Frame 1 (no input): blank canvas, image omitted
Frame 60 (the mouse pressed at the canvas centre just before this capture): blank canvas, image omitted
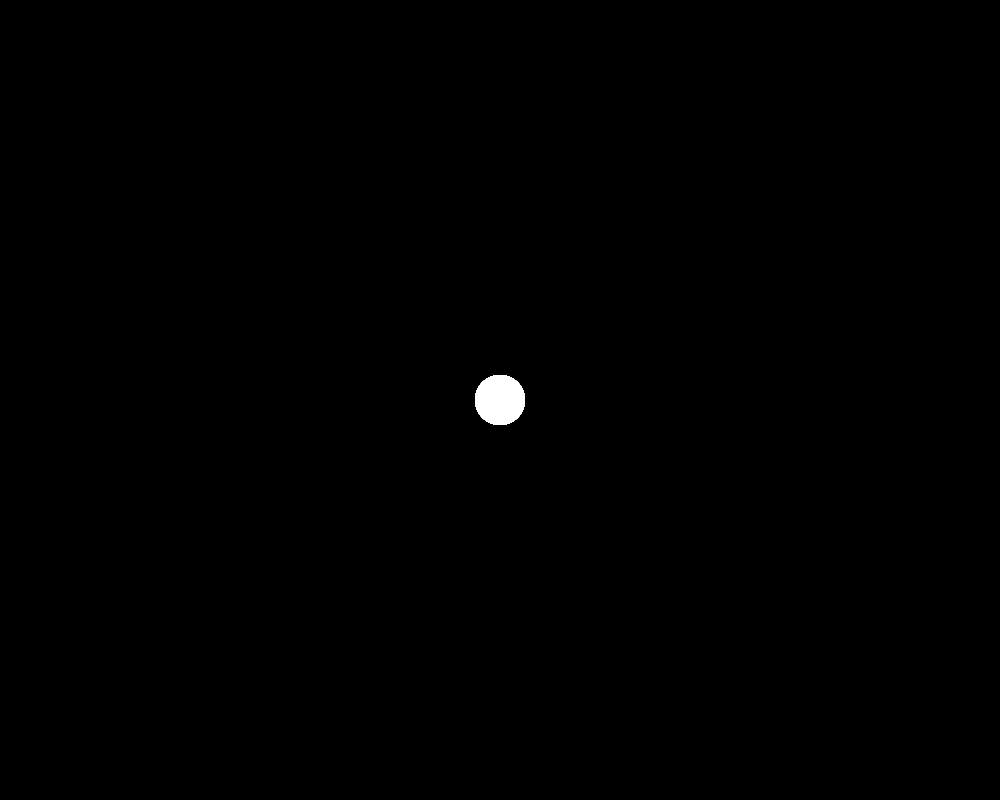
Frame 120 (the mouse held since frame 60 and released just before this capture)

The Processing sketch whose frames 1 and 60 were blank and that drew this single picture after the mouse press (run headless with seeded random() and noise(); from frame 60 on, the mouse is pressed at the canvas centre):

// Processing sketch: disappear_ball
// ── disappear_ball.pde
int num=60;
float x[]=new float[num];
float y[]=new float[num];
void setup()
{
  size(1000,800);
  noStroke();
 fill(255);
}
void draw()
{
  background(0);
  if(mousePressed){
 for(int i=x.length-1;i>0;i--){
       x[i]=x[i-1];
       y[i]=y[i-1];}
       x[0]=mouseX;
       y[0]=mouseY;
 for(int n=0;n<=x.length-1;n++){
       ellipse(x[n],y[n],50,50);}
  }
}
